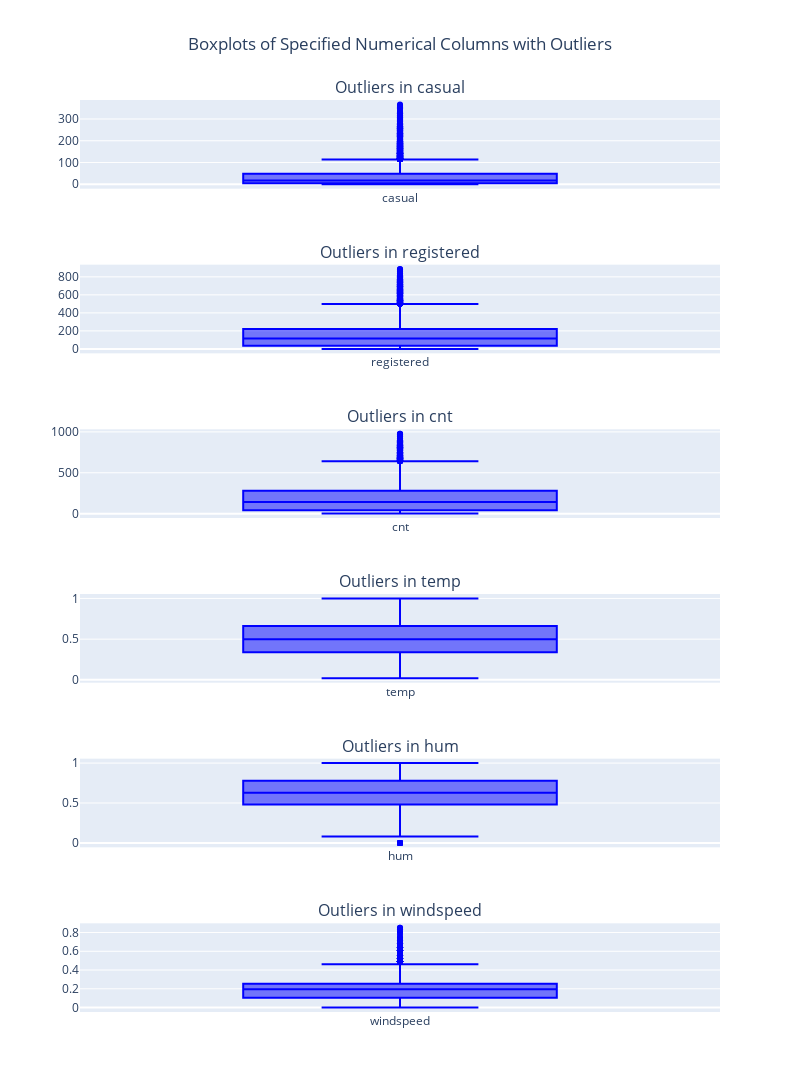

This figure's notebook cell:
### Markdown cell above
### Outlier Detection:

In this step, we used the Z-score method with a threshold of 3 to detect outliers. This means any value more than 3 standard deviations away from the mean (extremely unusual values) was identified as an outlier. These outliers were then removed to clean the dataset.

Boxplots were created for each feature to visualize the outliers before removal. After cleaning, the change in dataset size was reported, showing how many rows were removed due to outliers.

### Code cell
features = ['casual', 'registered', 'cnt', 'temp', 'hum', 'windspeed']

df = eda.detect_and_remove_outliers_with_plots(data, features)

### Figure 1 — Plotly figure (JSON) as saved in the notebook; plotly's stock layout.template omitted (floating-point values rounded to 4 significant figures; data arrays with more than 128 entries replaced by an {"elided": "..."} marker saying what was removed)
{"data": [{"boxpoints": "outliers", "marker": {"color": "blue"}, "name": "casual", "type": "box", "xaxis": "x", "y": {"elided": "17379 int values"}, "yaxis": "y"}, {"boxpoints": "outliers", "marker": {"color": "blue"}, "name": "registered", "type": "box", "xaxis": "x2", "y": {"elided": "17379 int values"}, "yaxis": "y2"}, {"boxpoints": "outliers", "marker": {"color": "blue"}, "name": "cnt", "type": "box", "xaxis": "x3", "y": {"elided": "17379 int values"}, "yaxis": "y3"}, {"boxpoints": "outliers", "marker": {"color": "blue"}, "name": "temp", "type": "box", "xaxis": "x4", "y": {"elided": "17379 float values"}, "yaxis": "y4"}, {"boxpoints": "outliers", "marker": {"color": "blue"}, "name": "hum", "type": "box", "xaxis": "x5", "y": {"elided": "17379 float values"}, "yaxis": "y5"}, {"boxpoints": "outliers", "marker": {"color": "blue"}, "name": "windspeed", "type": "box", "xaxis": "x6", "y": {"elided": "17379 float values"}, "yaxis": "y6"}], "layout": {"annotations": [{"font": {"size": 16}, "showarrow": false, "text": "Outliers in casual", "x": 0.5, "xanchor": "center", "xref": "paper", "y": 1.0, "yanchor": "bottom", "yref": "paper"}, {"font": {"size": 16}, "showarrow": false, "text": "Outliers in registered", "x": 0.5, "xanchor": "center", "xref": "paper", "y": 0.8194, "yanchor": "bottom", "yref": "paper"}, {"font": {"size": 16}, "showarrow": false, "text": "Outliers in cnt", "x": 0.5, "xanchor": "center", "xref": "paper", "y": 0.6389, "yanchor": "bottom", "yref": "paper"}, {"font": {"size": 16}, "showarrow": false, "text": "Outliers in temp", "x": 0.5, "xanchor": "center", "xref": "paper", "y": 0.4583, "yanchor": "bottom", "yref": "paper"}, {"font": {"size": 16}, "showarrow": false, "text": "Outliers in hum", "x": 0.5, "xanchor": "center", "xref": "paper", "y": 0.2778, "yanchor": "bottom", "yref": "paper"}, {"font": {"size": 16}, "showarrow": false, "text": "Outliers in windspeed", "x": 0.5, "xanchor": "center", "xref": "paper", "y": 0.09722, "yanchor": "bottom", "yref": "paper"}], "height": 1800, "showlegend": false, "title": {"text": "Boxplots of Specified Numerical Columns with Outliers", "x": 0.5}, "width": 800, "xaxis": {"anchor": "y", "domain": [0, 1]}, "xaxis2": {"anchor": "y2", "domain": [0, 1]}, "xaxis3": {"anchor": "y3", "domain": [0, 1]}, "xaxis4": {"anchor": "y4", "domain": [0, 1]}, "xaxis5": {"anchor": "y5", "domain": [0, 1]}, "xaxis6": {"anchor": "y6", "domain": [0, 1]}, "yaxis": {"anchor": "x", "domain": [0.9028, 1.0]}, "yaxis2": {"anchor": "x2", "domain": [0.7222, 0.8194]}, "yaxis3": {"anchor": "x3", "domain": [0.5417, 0.6389]}, "yaxis4": {"anchor": "x4", "domain": [0.3611, 0.4583]}, "yaxis5": {"anchor": "x5", "domain": [0.1806, 0.2778]}, "yaxis6": {"anchor": "x6", "domain": [0, 0.09722]}}}
